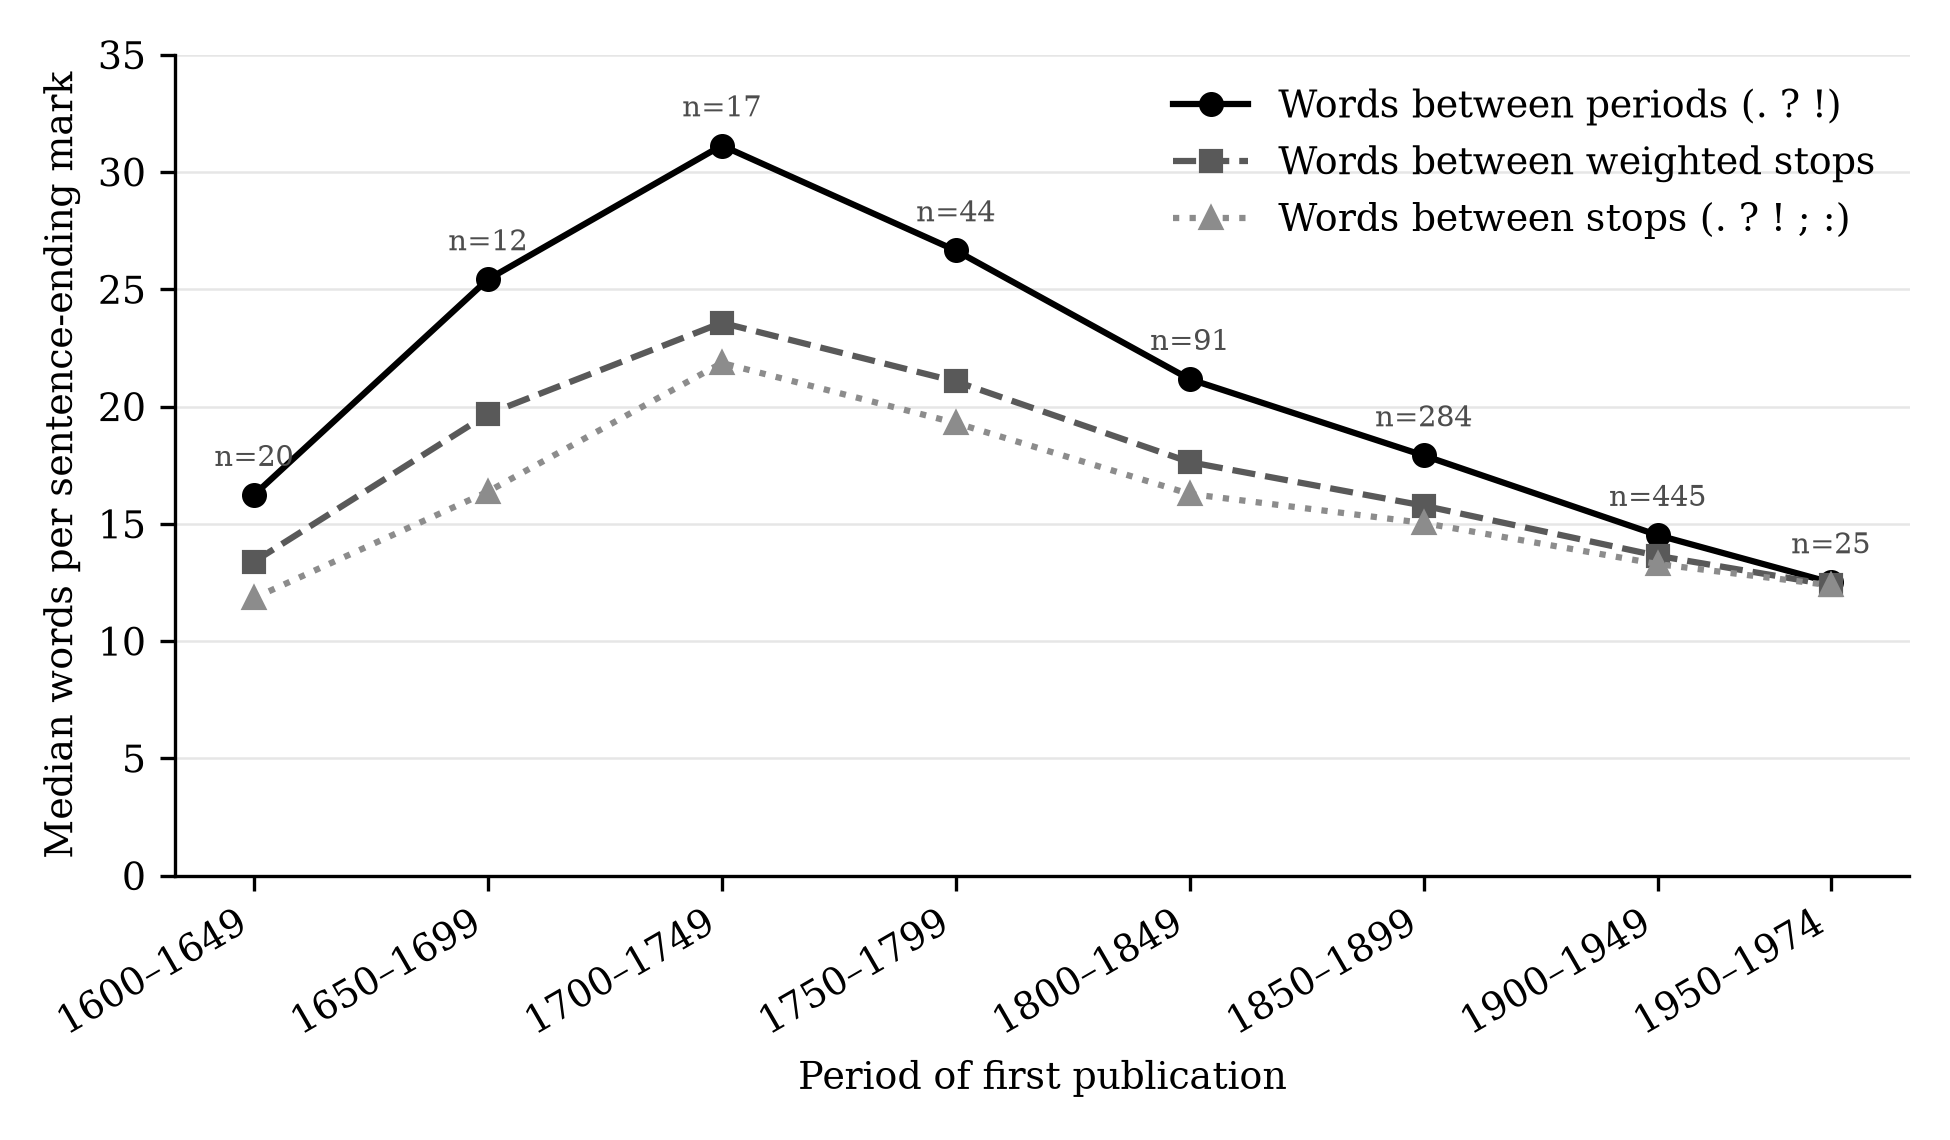

Write Python code to recreate this figure.
# /// script
# dependencies = ["matplotlib"]
# ///
"""Figure 1: median words between periods, between stops, and between weighted stops, by period (duplicates removed).

Usage (from paper/): uv run figure1.py ../analysis/books.csv
Writes figure1.pdf and figure1.png next to this script.
"""
import statistics
import sys
from pathlib import Path

import matplotlib

matplotlib.use("Agg")
import matplotlib.pyplot as plt

from reanalysis import between, dedupe, load_books, period

# English-original glue rates from the first coder: 36 of 50 semicolons, 19 of 32 colons.
SEMICOLON_RATE, COLON_RATE = 36 / 50, 19 / 32
PERIODS = range(1600, 2000, 50)

books, _ = dedupe(load_books(sys.argv[1]))
rows = []
for p in PERIODS:
    group = [b for b in books if period(b["year"]) == p]
    rows.append(dict(
        midpoint=1962 if p == 1950 else p + 25, books=len(group),
        periods=statistics.median(b["words"] / b["stops"] for b in group),
        stops=statistics.median(between(b, 1, 1) for b in group),
        weighted=statistics.median(between(b, SEMICOLON_RATE, COLON_RATE) for b in group)))

# Must match Table 2 in reanalysis-output.md.
assert [r["books"] for r in rows] == [20, 12, 17, 44, 91, 284, 445, 25], [r["books"] for r in rows]
assert [round(r["periods"], 1) for r in rows][2] == 31.1 and round(rows[6]["weighted"], 1) == 13.6

plt.rcParams.update({"font.family": "serif", "font.size": 9, "axes.spines.top": False, "axes.spines.right": False})
fig, ax = plt.subplots(figsize=(6.5, 3.8))
x = [r["midpoint"] for r in rows]
series = (("periods", "Words between periods (. ? !)", "-", "o", "black"),
          ("weighted", "Words between weighted stops", "--", "s", "0.35"),
          ("stops", "Words between stops (. ? ! ; :)", ":", "^", "0.55"))
for key, label, style, marker, color in series:
    y = [r[key] for r in rows]
    ax.plot(x, y, linestyle=style, marker=marker, color=color, linewidth=1.5, markersize=5, label=label)
for r in rows:
    ax.annotate(f"n={r['books']}", (r["midpoint"], r["periods"]), textcoords="offset points", xytext=(0, 7),
                ha="center", fontsize=7, color="0.3")
ax.set_xticks(x, [f"{p}–{p + 49 if p < 1950 else 1974}" for p in PERIODS], rotation=30, ha="right")
ax.set_xlabel("Period of first publication")
ax.set_ylabel("Median words per sentence-ending mark")
ax.set_ylim(0, 35)
ax.grid(axis="y", color="0.9", linewidth=0.6)
ax.legend(frameon=False, loc="upper right")
fig.tight_layout()
out = Path(__file__).parent
fig.savefig(out / "figure1.pdf")
fig.savefig(out / "figure1.png", dpi=300)
print("\n".join(f"{r['midpoint']} n={r['books']} {r['periods']:.1f} {r['stops']:.1f} {r['weighted']:.1f}" for r in rows))
